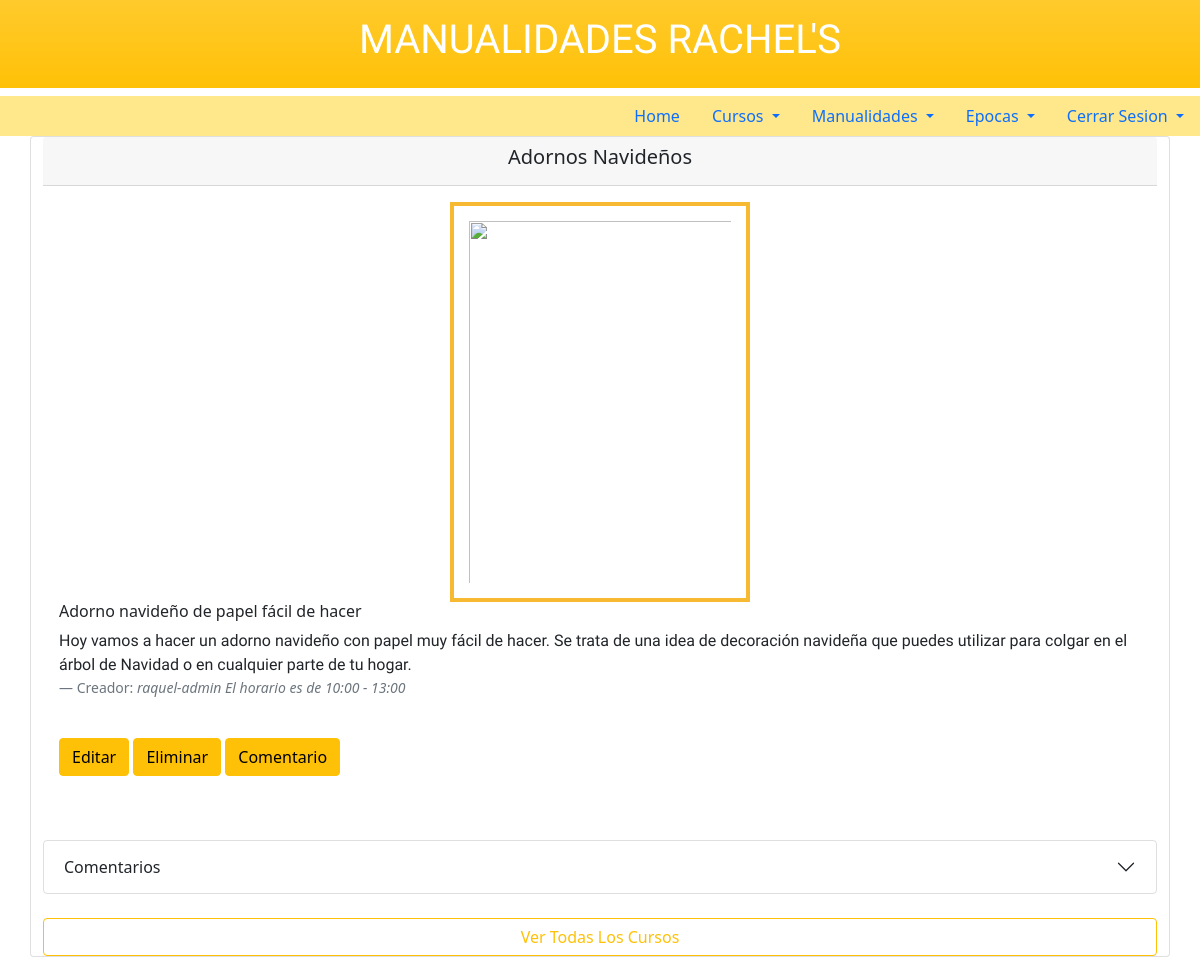
Page /cursos/1 (signed in) on the committed database.
### raquel/models.py (models this page shows, shortened)
class Curso(models.Model):
    nom_curso = models.CharField(max_length=30)
    descripcion = models.TextField(max_length=500)
    impartidor = models.ForeignKey(
        get_user_model(), on_delete=models.CASCADE, related_name='impartidor',)  # -> modelo impartidor
    horario = models.CharField(max_length=15)
    manualidades = models.ForeignKey(
        Manualidades, on_delete=models.CASCADE, related_name='manualidades',)  # -> modelo manualidades
    precio = models.PositiveIntegerField(null=True, blank=True)
    posterC = models.ImageField(upload_to="poster/", blank=True)
    class Meta:
        permissions = [
            ('admin_generico', 'Puede editar y crear Cursos'),
            ('suscriptor', 'Pago de suscripcion, ver Cursos')
        ]

class Manualidades(models.Model):
    nombre = models.CharField(max_length=50)
    material = models.CharField(max_length=80)
    herramientas = models.ForeignKey(
        Herramientas, on_delete=models.CASCADE, related_name='herramientas',)  # -> modelo herramientas
    procedimiento = models.TextField(max_length=600)
    creador = models.ForeignKey(
        get_user_model(), on_delete=models.CASCADE, related_name='creador',)
    video = models.URLField(null=True, blank=True,
                            verbose_name="Dirección Web")
    poster = models.ImageField(upload_to="poster/", blank=True)
    precio = models.PositiveIntegerField(null=True, blank=True)
    def __str__(self) -> str:
        return self.nombre
    class Meta:
        permissions = [
            ('admin_genericoManualidades', 'Puede editar y crear Manualidades'),
            ('suscriptorManualidades', 'Pago de suscripcion, ver video Manualidades')
        ]

### users/models.py (models this page shows)
class CustomUser(AbstractUser):
    Nombre = models.CharField(max_length=20)
    Apellido = models.CharField(max_length=20)
    Edad = models.PositiveIntegerField(null=True, blank=True)
    Pais = models.CharField(max_length=15)

### raquel/views.py (the view)
# urls.py: path('cursos/<int:pk>', cursosPageDetail.as_view(), name='cursos_detalle'),
class cursosPageDetail(LoginRequiredMixin, PermissionRequiredMixin, DetailView):
    template_name = 'cursos_detalle.html'
    model = Curso
    context_object_name = 'Todos_Cursos'
    permission_required = 'raquel.suscriptor'
    login_url = 'login'

### raquel/templates/cursos_detalle.html (shortened to what this page needs)
{% extends 'base.html' %}{% load crispy_forms_tags%}{% block content %}
<div class="card container">
  <div class="card-header">
    <h5 class="card-title"> <center> {{Todos_Cursos.nom_curso}}</center></h5>
  </div>
  <div class="card-body">
    {% if cur.posterC %}
        <center> <img class="image" src="{{ cur.posterC.url }}"  alt="MANUALIDADES" width="300" height="400" > </center>
    {% else %}
        <center><img class="image" src="https://e7.pngegg.com/pngimages/829/733/png-clipart-logo-brand-product-trademark-font-not-found-logo-brand.png" width="300" height="400" ></center>
    {% endif %}
    <h6 class="card-title">{{Todos_Cursos.manualidades}}</h6>
    <p class="card-text">{{Todos_Cursos.descripcion}}</p>
    <footer class="blockquote-footer">Creador: <cite title="Source Title">{{Todos_Cursos.impartidor}}</cite> <cite title="Source Title"> El horario es de {{Todos_Cursos.horario}} </cite></footer>
    <br>
    <div class="d-grid gap-2 d-md-block">
        {% if user.is_superuser %}
            <a href="{% url 'cursos_editar' Todos_Cursos.pk %}" class="btn btn-warning   btn-xs"> Editar </a>
            <a href="{% url 'cursos_eliminar' Todos_Cursos.pk %}" class="btn btn-warning     btn-xs"> Eliminar </a>
        {% endif %}
        <a href="{% url 'comentarios' Todos_Cursos.pk  %}" class="btn btn-warning    btn-xs"> Comentario </a>
    </div>
    <br>
     </div>
    <br>
    <div class="accordion" id="accordionExample">
      <div class="accordion-item">
        <h2 class="accordion-header" id="flush-headingOne">
          <button class="accordion-button collapsed" type="button" data-bs-toggle="collapse" data-bs-target="#flush-collapseOne" aria-expanded="false" aria-controls="flush-collapseOne">
            Comentarios
          </button>
        </h2>
      </div>
    </div>
    <br>
    <a class="btn btn-outline-warning btn-xs justify-content-md-end" href="{% url 'cursos' %}"> Ver Todas Los Cursos </a>
</div>
{% endblock content %}

### static/css/estilos.css (style rules this page uses)
p { font-family: 'Rubik 80s Fade', cursive; font-family: 'Rubik Gemstones', cursive; font-family: 'Yanone Kaffeesatz', sans-serif; }
.image { border: 4px solid #f7b832; padding: 15px; justify-content: center; }

### rows in the picture
Curso: nom_curso "Adornos Navideños", manualidades "Adorno navideño de papel fácil de hacer", descripcion "Hoy vamos a hacer un adorno navideño con papel muy fácil de hacer. Se trata de una idea de decoración navideña que puedes utilizar para colgar en el árbol de Navidad o en cualquier parte de tu hogar.", impartidor "raquel-admin", horario "10:00 - 13:00"
